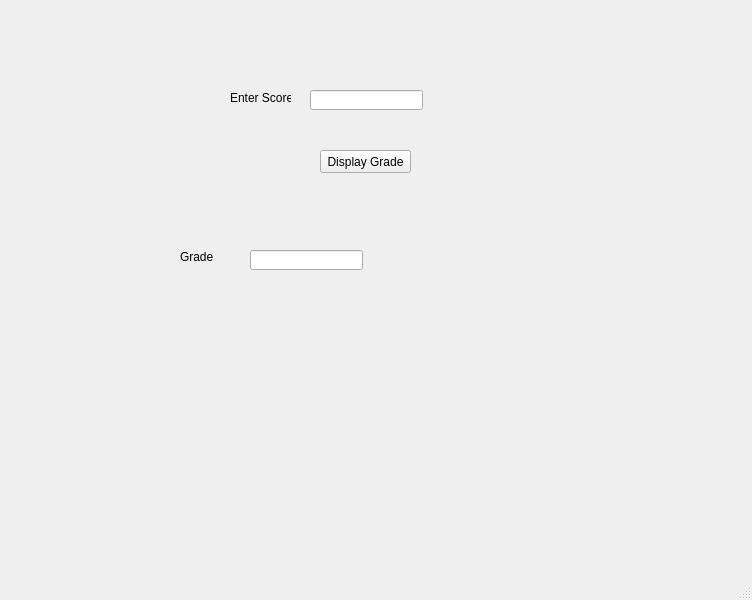
<?xml version="1.0" encoding="UTF-8"?>
<ui version="4.0">
 <class>StudentGrade</class>
 <widget class="QMainWindow" name="StudentGrade">
  <property name="geometry">
   <rect>
    <x>0</x>
    <y>0</y>
    <width>752</width>
    <height>600</height>
   </rect>
  </property>
  <property name="windowTitle">
   <string>Student Grade</string>
  </property>
  <widget class="QWidget" name="centralwidget">
   <widget class="QLabel" name="lnlScore">
    <property name="geometry">
     <rect>
      <x>230</x>
      <y>90</y>
      <width>61</width>
      <height>16</height>
     </rect>
    </property>
    <property name="text">
     <string>Enter Score</string>
    </property>
   </widget>
   <widget class="QLineEdit" name="txtScore">
    <property name="geometry">
     <rect>
      <x>310</x>
      <y>90</y>
      <width>113</width>
      <height>20</height>
     </rect>
    </property>
   </widget>
   <widget class="QPushButton" name="bbnDisplay">
    <property name="geometry">
     <rect>
      <x>320</x>
      <y>150</y>
      <width>91</width>
      <height>23</height>
     </rect>
    </property>
    <property name="text">
     <string>Display Grade</string>
    </property>
   </widget>
   <widget class="QLabel" name="lblGrade">
    <property name="geometry">
     <rect>
      <x>180</x>
      <y>250</y>
      <width>47</width>
      <height>14</height>
     </rect>
    </property>
    <property name="text">
     <string>Grade</string>
    </property>
   </widget>
   <widget class="QLineEdit" name="txtGrade">
    <property name="geometry">
     <rect>
      <x>250</x>
      <y>250</y>
      <width>113</width>
      <height>20</height>
     </rect>
    </property>
    <property name="readOnly">
     <bool>true</bool>
    </property>
   </widget>
  </widget>
  <widget class="QMenuBar" name="menubar">
   <property name="geometry">
    <rect>
     <x>0</x>
     <y>0</y>
     <width>752</width>
     <height>22</height>
    </rect>
   </property>
  </widget>
  <widget class="QStatusBar" name="statusbar"/>
 </widget>
 <resources/>
 <connections/>
</ui>
